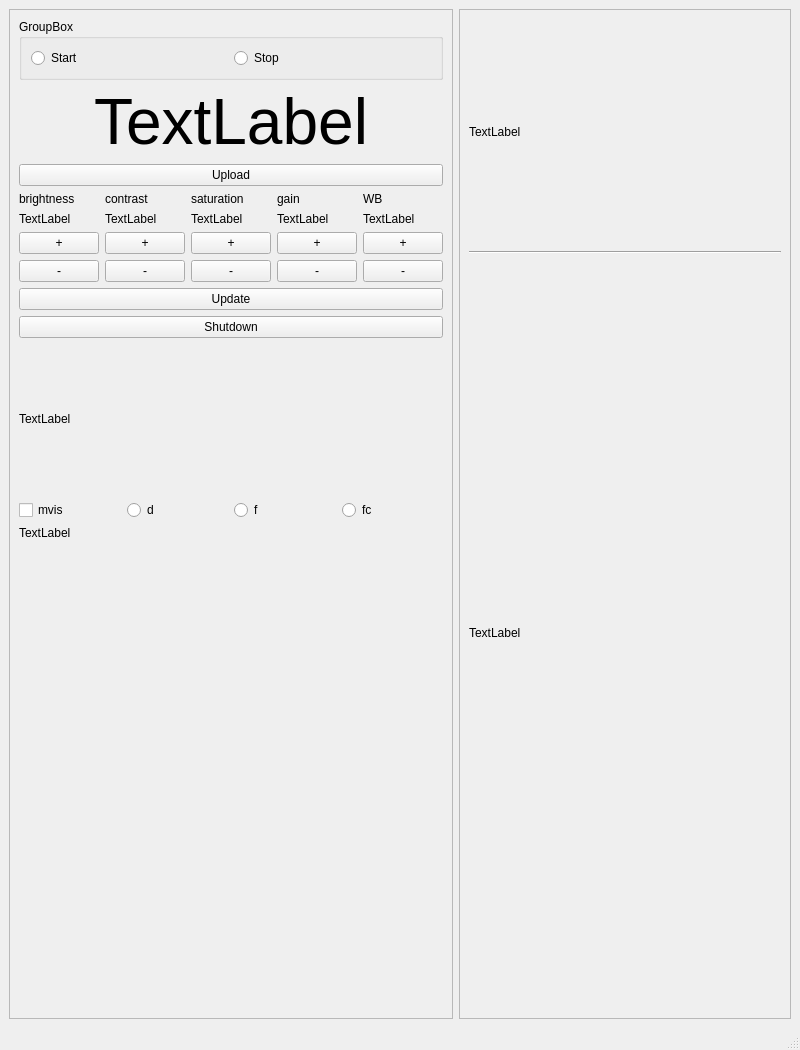
<?xml version="1.0" encoding="UTF-8"?>
<ui version="4.0">
 <class>MainWindow</class>
 <widget class="QMainWindow" name="MainWindow">
  <property name="geometry">
   <rect>
    <x>0</x>
    <y>0</y>
    <width>800</width>
    <height>1050</height>
   </rect>
  </property>
  <property name="windowTitle">
   <string>MainWindow</string>
  </property>
  <widget class="QWidget" name="centralwidget">
   <layout class="QHBoxLayout" name="horizontalLayout">
    <item>
     <widget class="QFrame" name="frame">
      <property name="frameShape">
       <enum>QFrame::StyledPanel</enum>
      </property>
      <property name="frameShadow">
       <enum>QFrame::Raised</enum>
      </property>
      <layout class="QVBoxLayout" name="verticalLayout">
       <item>
        <widget class="QGroupBox" name="groupBox">
         <property name="title">
          <string>GroupBox</string>
         </property>
         <layout class="QHBoxLayout" name="horizontalLayout_2">
          <item>
           <widget class="QRadioButton" name="radioButton_start">
            <property name="text">
             <string>Start</string>
            </property>
           </widget>
          </item>
          <item>
           <widget class="QRadioButton" name="radioButton_stop">
            <property name="text">
             <string>Stop</string>
            </property>
           </widget>
          </item>
         </layout>
        </widget>
       </item>
       <item>
        <widget class="QLabel" name="label_serial">
         <property name="font">
          <font>
           <pointsize>48</pointsize>
          </font>
         </property>
         <property name="text">
          <string>TextLabel</string>
         </property>
         <property name="alignment">
          <set>Qt::AlignCenter</set>
         </property>
        </widget>
       </item>
       <item>
        <widget class="QPushButton" name="pushButton_upload">
         <property name="text">
          <string>Upload</string>
         </property>
        </widget>
       </item>
       <item>
        <layout class="QGridLayout" name="gridLayout">
         <item row="1" column="3">
          <widget class="QLabel" name="label_g">
           <property name="text">
            <string>TextLabel</string>
           </property>
          </widget>
         </item>
         <item row="0" column="1">
          <widget class="QLabel" name="label_2">
           <property name="text">
            <string>contrast</string>
           </property>
          </widget>
         </item>
         <item row="2" column="0">
          <widget class="QPushButton" name="pushButton_bp">
           <property name="text">
            <string>+</string>
           </property>
          </widget>
         </item>
         <item row="3" column="2">
          <widget class="QPushButton" name="pushButton_sp">
           <property name="text">
            <string>-</string>
           </property>
          </widget>
         </item>
         <item row="1" column="2">
          <widget class="QLabel" name="label_s">
           <property name="text">
            <string>TextLabel</string>
           </property>
          </widget>
         </item>
         <item row="0" column="3">
          <widget class="QLabel" name="label_4">
           <property name="text">
            <string>gain</string>
           </property>
          </widget>
         </item>
         <item row="3" column="3">
          <widget class="QPushButton" name="pushButton_gm">
           <property name="text">
            <string>-</string>
           </property>
          </widget>
         </item>
         <item row="2" column="1">
          <widget class="QPushButton" name="pushButton_cp">
           <property name="text">
            <string>+</string>
           </property>
          </widget>
         </item>
         <item row="0" column="0">
          <widget class="QLabel" name="label">
           <property name="text">
            <string>brightness</string>
           </property>
          </widget>
         </item>
         <item row="3" column="1">
          <widget class="QPushButton" name="pushButton_cm">
           <property name="text">
            <string>-</string>
           </property>
          </widget>
         </item>
         <item row="2" column="3">
          <widget class="QPushButton" name="pushButton_gp">
           <property name="text">
            <string>+</string>
           </property>
          </widget>
         </item>
         <item row="0" column="2">
          <widget class="QLabel" name="label_3">
           <property name="text">
            <string>saturation</string>
           </property>
          </widget>
         </item>
         <item row="3" column="0">
          <widget class="QPushButton" name="pushButton_bm">
           <property name="text">
            <string>-</string>
           </property>
          </widget>
         </item>
         <item row="1" column="1">
          <widget class="QLabel" name="label_c">
           <property name="text">
            <string>TextLabel</string>
           </property>
          </widget>
         </item>
         <item row="2" column="2">
          <widget class="QPushButton" name="pushButton_sm">
           <property name="text">
            <string>+</string>
           </property>
          </widget>
         </item>
         <item row="1" column="0">
          <widget class="QLabel" name="label_b">
           <property name="text">
            <string>TextLabel</string>
           </property>
          </widget>
         </item>
         <item row="2" column="4">
          <widget class="QPushButton" name="pushButton_wbp">
           <property name="text">
            <string>+</string>
           </property>
          </widget>
         </item>
         <item row="3" column="4">
          <widget class="QPushButton" name="pushButton_wbm">
           <property name="text">
            <string>-</string>
           </property>
          </widget>
         </item>
         <item row="0" column="4">
          <widget class="QLabel" name="label_5">
           <property name="text">
            <string>WB</string>
           </property>
          </widget>
         </item>
         <item row="1" column="4">
          <widget class="QLabel" name="label_wb">
           <property name="text">
            <string>TextLabel</string>
           </property>
          </widget>
         </item>
        </layout>
       </item>
       <item>
        <widget class="QPushButton" name="pushButton_update">
         <property name="text">
          <string>Update</string>
         </property>
        </widget>
       </item>
       <item>
        <widget class="QPushButton" name="pushButton_shutdown">
         <property name="text">
          <string>Shutdown</string>
         </property>
        </widget>
       </item>
       <item>
        <widget class="QLabel" name="label_msg">
         <property name="minimumSize">
          <size>
           <width>0</width>
           <height>150</height>
          </size>
         </property>
         <property name="text">
          <string>TextLabel</string>
         </property>
        </widget>
       </item>
       <item>
        <layout class="QHBoxLayout" name="horizontalLayout_3">
         <item>
          <widget class="QCheckBox" name="checkBox_mvis">
           <property name="text">
            <string>mvis</string>
           </property>
          </widget>
         </item>
         <item>
          <widget class="QRadioButton" name="radioButton_d">
           <property name="text">
            <string>d</string>
           </property>
          </widget>
         </item>
         <item>
          <widget class="QRadioButton" name="radioButton_f">
           <property name="text">
            <string>f</string>
           </property>
          </widget>
         </item>
         <item>
          <widget class="QRadioButton" name="radioButton_fc">
           <property name="text">
            <string>fc</string>
           </property>
          </widget>
         </item>
        </layout>
       </item>
       <item>
        <layout class="QHBoxLayout" name="horizontalLayout_4">
         <item>
          <widget class="QLabel" name="label_rgb">
           <property name="text">
            <string>TextLabel</string>
           </property>
          </widget>
         </item>
        </layout>
       </item>
       <item>
        <spacer name="verticalSpacer">
         <property name="orientation">
          <enum>Qt::Vertical</enum>
         </property>
         <property name="sizeHint" stdset="0">
          <size>
           <width>20</width>
           <height>442</height>
          </size>
         </property>
        </spacer>
       </item>
      </layout>
     </widget>
    </item>
    <item>
     <widget class="QFrame" name="frame_2">
      <property name="frameShape">
       <enum>QFrame::StyledPanel</enum>
      </property>
      <property name="frameShadow">
       <enum>QFrame::Raised</enum>
      </property>
      <layout class="QVBoxLayout" name="verticalLayout_2">
       <item>
        <widget class="QLabel" name="label_txt">
         <property name="sizePolicy">
          <sizepolicy hsizetype="Preferred" vsizetype="Fixed">
           <horstretch>0</horstretch>
           <verstretch>0</verstretch>
          </sizepolicy>
         </property>
         <property name="minimumSize">
          <size>
           <width>0</width>
           <height>120</height>
          </size>
         </property>
         <property name="text">
          <string>TextLabel</string>
         </property>
        </widget>
       </item>
       <item>
        <widget class="Line" name="line">
         <property name="orientation">
          <enum>Qt::Horizontal</enum>
         </property>
        </widget>
       </item>
       <item>
        <widget class="QLabel" name="label_pic">
         <property name="maximumSize">
          <size>
           <width>360</width>
           <height>640</height>
          </size>
         </property>
         <property name="text">
          <string>TextLabel</string>
         </property>
         <property name="scaledContents">
          <bool>true</bool>
         </property>
        </widget>
       </item>
      </layout>
     </widget>
    </item>
   </layout>
  </widget>
  <widget class="QMenuBar" name="menubar">
   <property name="geometry">
    <rect>
     <x>0</x>
     <y>0</y>
     <width>800</width>
     <height>22</height>
    </rect>
   </property>
  </widget>
  <widget class="QStatusBar" name="statusbar"/>
 </widget>
 <resources/>
 <connections/>
</ui>
